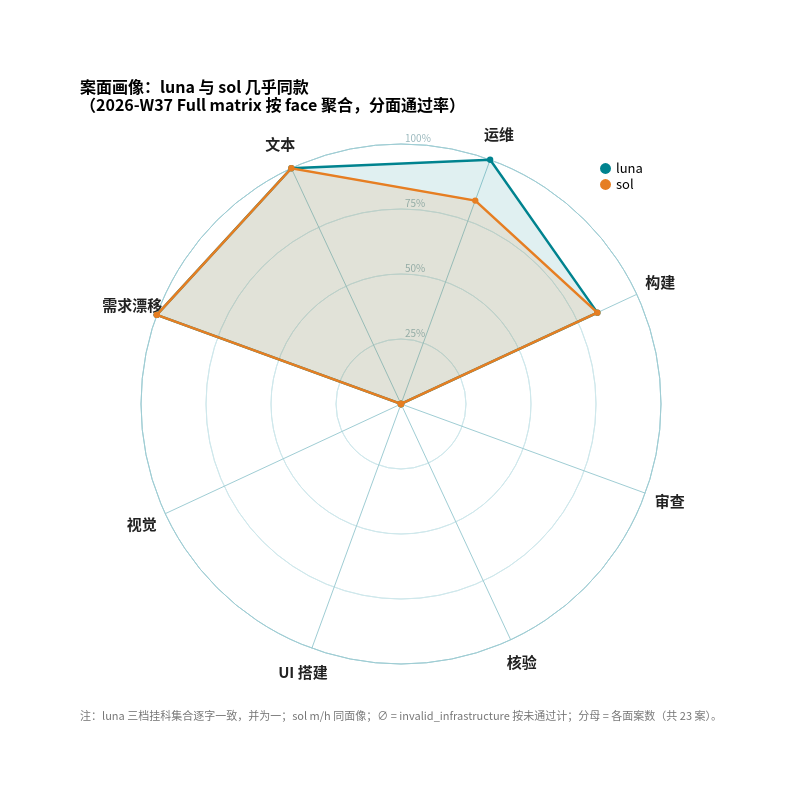

Describe this chart as a Vega-Lite specification.
### Vega specification from a JSON file in a GitHub repository (floating-point values rounded to 4 significant figures)
{"$schema": "https://vega.github.io/schema/vega/v5.json", "background": "white", "width": 520, "height": 520, "padding": 80, "title": {"text": ["案面画像：luna 与 sol 几乎同款", "（2026-W37 Full matrix 按 face 聚合，分面通过率）"], "fontSize": 16, "anchor": "start", "offset": 14, "font": "Noto Sans CJK SC", "subtitleFont": "Noto Sans CJK SC"}, "signals": [{"name": "radius", "update": "width / 2"}], "data": [{"name": "table", "values": [{"key": "需求漂移", "category": "luna", "value": 1.0}, {"key": "文本", "category": "luna", "value": 1.0}, {"key": "运维", "category": "luna", "value": 1.0}, {"key": "构建", "category": "luna", "value": 0.833}, {"key": "审查", "category": "luna", "value": 0.0}, {"key": "核验", "category": "luna", "value": 0.0}, {"key": "UI 搭建", "category": "luna", "value": 0.0}, {"key": "视觉", "category": "luna", "value": 0.0}, {"key": "需求漂移", "category": "luna", "value": 1.0, "close": true}, {"key": "需求漂移", "category": "sol", "value": 1.0}, {"key": "文本", "category": "sol", "value": 1.0}, {"key": "运维", "category": "sol", "value": 0.833}, {"key": "构建", "category": "sol", "value": 0.833}, {"key": "审查", "category": "sol", "value": 0.0}, {"key": "核验", "category": "sol", "value": 0.0}, {"key": "UI 搭建", "category": "sol", "value": 0.0}, {"key": "视觉", "category": "sol", "value": 0.0}, {"key": "需求漂移", "category": "sol", "value": 1.0, "close": true}]}, {"name": "keys", "values": ["需求漂移", "文本", "运维", "构建", "审查", "核验", "UI 搭建", "视觉"]}, {"name": "ticks", "values": [{"f": 0.25}, {"f": 0.5}, {"f": 0.75}, {"f": 1.0}]}], "scales": [{"name": "angular", "type": "point", "domain": {"data": "keys", "field": "data"}, "range": {"signal": "[-PI + 0.35, PI + 0.35 - 2 * PI / 8]"}}, {"name": "radial", "type": "linear", "domain": [0, 1], "range": {"signal": "[0, radius]"}, "zero": true, "nice": false}, {"name": "color", "type": "ordinal", "domain": ["luna", "sol"], "range": ["#00838F", "#E67E22"]}], "legends": [{"fill": "color", "orient": "top-right", "title": null, "labelFontSize": 13, "symbolSize": 120, "labelLimit": 0, "labelFont": "Noto Sans CJK SC"}], "marks": [{"type": "arc", "encode": {"enter": {"x": {"signal": "0.5 * width"}, "y": {"signal": "0.5 * height"}, "startAngle": {"value": 0}, "endAngle": {"signal": "2 * PI"}, "innerRadius": {"signal": "0.25 * radius"}, "outerRadius": {"signal": "0.25 * radius"}, "stroke": {"value": "#cfe8ec"}, "strokeWidth": {"value": 1}}}}, {"type": "arc", "encode": {"enter": {"x": {"signal": "0.5 * width"}, "y": {"signal": "0.5 * height"}, "startAngle": {"value": 0}, "endAngle": {"signal": "2 * PI"}, "innerRadius": {"signal": "0.5 * radius"}, "outerRadius": {"signal": "0.5 * radius"}, "stroke": {"value": "#cfe8ec"}, "strokeWidth": {"value": 1}}}}, {"type": "arc", "encode": {"enter": {"x": {"signal": "0.5 * width"}, "y": {"signal": "0.5 * height"}, "startAngle": {"value": 0}, "endAngle": {"signal": "2 * PI"}, "innerRadius": {"signal": "0.75 * radius"}, "outerRadius": {"signal": "0.75 * radius"}, "stroke": {"value": "#cfe8ec"}, "strokeWidth": {"value": 1}}}}, {"type": "arc", "encode": {"enter": {"x": {"signal": "0.5 * width"}, "y": {"signal": "0.5 * height"}, "startAngle": {"value": 0}, "endAngle": {"signal": "2 * PI"}, "innerRadius": {"signal": "1 * radius"}, "outerRadius": {"signal": "1 * radius"}, "stroke": {"value": "#9fcdd4"}, "strokeWidth": {"value": 1}}}}, {"type": "text", "from": {"data": "ticks"}, "encode": {"enter": {"x": {"signal": "0.5 * width + 4"}, "y": {"signal": "0.5 * height - datum.f * radius"}, "text": {"signal": "format(datum.f, '.0%')"}, "fontSize": {"value": 10}, "fill": {"value": "#9ab8bd"}, "align": {"value": "left"}, "baseline": {"value": "bottom"}, "font": {"value": "Noto Sans CJK SC"}}}}, {"type": "rule", "from": {"data": "keys"}, "encode": {"enter": {"x": {"signal": "0.5 * width"}, "y": {"signal": "0.5 * height"}, "x2": {"signal": "0.5 * width + radius * cos(scale('angular', datum.data))"}, "y2": {"signal": "0.5 * height + radius * sin(scale('angular', datum.data))"}, "stroke": {"value": "#9fcdd4"}, "strokeWidth": {"value": 1}}}}, {"type": "text", "from": {"data": "keys"}, "encode": {"enter": {"x": {"signal": "0.5 * width + (radius + 26) * cos(scale('angular', datum.data))"}, "y": {"signal": "0.5 * height + (radius + 26) * sin(scale('angular', datum.data))"}, "text": {"field": "data"}, "fontSize": {"value": 15}, "fontWeight": {"value": "bold"}, "align": {"value": "center"}, "baseline": {"value": "middle"}, "fill": {"value": "#222"}, "font": {"value": "Noto Sans CJK SC"}}}}, {"type": "group", "from": {"facet": {"name": "cats", "data": "table", "groupby": "category"}}, "marks": [{"type": "line", "from": {"data": "cats"}, "encode": {"enter": {"x": {"signal": "0.5 * width + scale('radial', datum.value) * cos(scale('angular', datum.key))"}, "y": {"signal": "0.5 * height + scale('radial', datum.value) * sin(scale('angular', datum.key))"}, "stroke": {"scale": "color", "field": {"parent": "category"}}, "strokeWidth": {"value": 2.5}, "fill": {"scale": "color", "field": {"parent": "category"}}, "fillOpacity": {"value": 0.12}}}}, {"type": "symbol", "from": {"data": "cats"}, "encode": {"enter": {"x": {"signal": "0.5 * width + scale('radial', datum.value) * cos(scale('angular', datum.key))"}, "y": {"signal": "0.5 * height + scale('radial', datum.value) * sin(scale('angular', datum.key))"}, "size": {"value": 40}, "fill": {"scale": "color", "field": {"parent": "category"}}}}}]}, {"type": "text", "encode": {"enter": {"x": {"signal": "0.5 * width"}, "y": {"signal": "height + 56"}, "text": {"value": "注：luna 三档挂科集合逐字一致，并为一；sol m/h 同面像；∅ = invalid_infrastructure 按未通过计；分母 = 各面案数（共 23 案）。"}, "fontSize": {"value": 11}, "fill": {"value": "#777"}, "align": {"value": "center"}, "font": {"value": "Noto Sans CJK SC"}}}}]}
